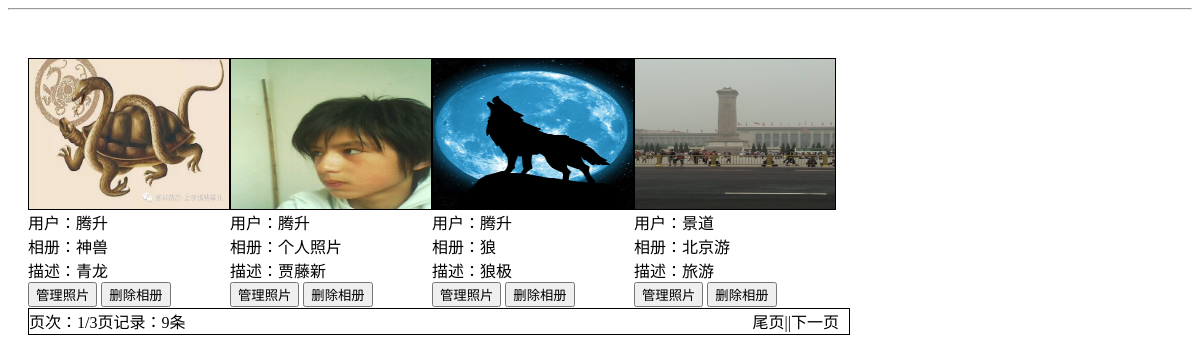
Screenshot of /admin/ad_management/ad_album.php with the database file from the repository.
### tables this page shows
CREATE TABLE `user_album` (
  `id` int(11) NOT NULL,
  `album` varchar(20) NOT NULL,
  `description` varchar(200) NOT NULL,
  `date` date NOT NULL,
  `name` varchar(20) NOT NULL
);

CREATE TABLE `user_image` (
  `id` int(20) NOT NULL,
  `name` varchar(20) NOT NULL,
  `file` varchar(200) NOT NULL,
  `date` date NOT NULL,
  `type` varchar(20) NOT NULL,
  `album_name` varchar(30) NOT NULL
);

### admin/ad_management/ad_album.php (the view, shortened to what this page needs)
<?php
    if(isset($_GET['page']))
    {
    	$page=$_GET['page'];
    }else{
    	$page=1;
    }
?>
<!DOCTYPE html>
<html>
	<head>
	</head>
	<body style="background-image: url(../../bg_image/05.jpg);background-size: 1100px;position: relative;">
		<hr />
		 <?php
		    if(is_numeric($page))
		    {
		    	$page_size=4;
		    	$sql_5=" select count(*) as total from `user_album` order by id desc ";
			    $result_5 = mysql_query($sql_5);
			    $message_count=mysql_result($result_5,0,"total");
			    $page_count=ceil(($message_count)/$page_size);
			    $offset=($page-1)*$page_size;
		    }
		?>
		<?php
			$sql_4=" SELECT * FROM `user_album` order by id desc limit $offset,$page_size";
			$result_4 = mysql_query($sql_4);
		?>
	<div class="class_album">
		<?php
		    while($row_1 = mysql_fetch_array($result_4))
		    {
		    	$album_name=$row_1['album'];
		    	$sql_3="SELECT `name`, `file`, `date`, `type` FROM `user_image` WHERE album_name='$album_name' ORDER BY id DESC";
			    $result_3 = mysql_query($sql_3);
			    if($row_3 = mysql_fetch_array($result_3) )
			    {
		?>
		<div class="div_album">
			<div class="div_image"><img src="../<?php echo $row_3['file']?>" width="200px" height="150px"/></div>
			<div class="">
				<span id="">用户：</span><?php echo $row_1['name']?><br />
				<span id="">相册：</span><?php echo $row_1['album']?><br />
			    <span id="">描述：</span><?php echo $row_1['description']?><br />
			    <a href="ad_image.php?album_id=<?php echo $row_1['id']?>" >
			    	<input type="button" value="管理照片" />
			    </a>
			    <a href="delete_ad_album.php?album_id=<?php echo $row_1['id']?>&album_name=<?php echo $row_1['album']?>" >
			    	<input type="button" value="删除相册" />
			    </a>
			</div>
		</div>
		<?php
			    }
			}
		?>
	    <div class="div_page">
	                   页次：<?php echo $page?>/<?php echo $page_count?>页记录：<?php echo $message_count?>条
	        <span class="span_page">
		    <?php
		        if($page==1&&$page_count>1)
		    	{
		    		echo "<a href='ad_album.php?page=".($page_count)." '>尾页|</a>";
		    		echo "<a href='ad_album.php?page=".($page+1)." '>|下一页</a>";
		    	}
		    ?>
            </span>
		</div>
	</div>
	</body>
</html>

### admin/ad_management/ad_album.php (style rules this page uses)
.class_album { width: 820px; position: absolute; top: 50px; left: 20px; }
.div_image { width: 200px;height: 150px; border: 1px solid black; text-align: center; }
.div_album { float: left; }
a { text-decoration: none; color: #000000; }
.div_page { width: 820px;height: 25px; border: 1px solid black; position: absolute; top: 250px; left: 0px; }
.span_page { position: absolute; top: 0px; right: 10px; }

### rows the page displays
user_album: user_image.file (picture), name "腾升", album "神兽", description "青龙"
user_album: user_image.file (picture), name "腾升", album "个人照片", description "贾藤新"
user_album: user_image.file (picture), name "腾升", album "狼", description "狼极"
user_album: user_image.file (picture), name "景道", album "北京游", description "旅游"

### other values shown
$page "1"
$page_count "3"
$message_count "9"
